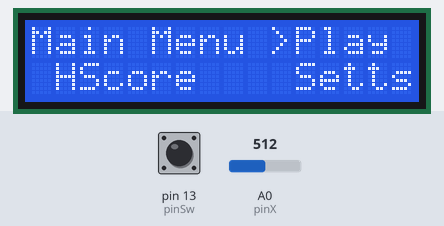
The sketch below on a simulated Arduino Uno, built with avr-gcc and run on an emulated ATmega328P. Shown: 16×2 character LCD. Inputs (shaded band) come from the test bench; at power-on: pin 13 (pinSw) HIGH, A0 (pinX) = 512. What the sketch prints to the serial monitor is not drawn.

Above: at 1.2 s.
1.3 s: pin 13 (pinSw) pulled LOW for 0.15 s
At 1.8 s:
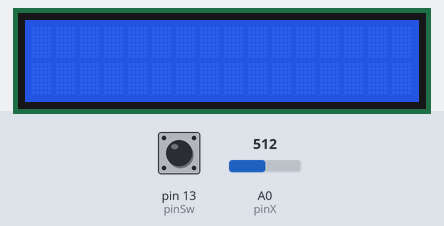
4.4 s: pin 13 (pinSw) pulled LOW for 3.2 s
At 4.8 s:
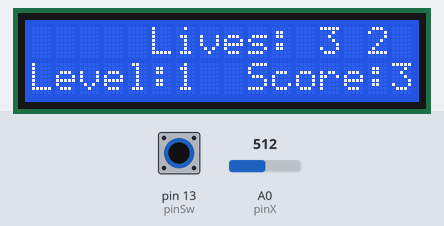
9.1 s: A0 (pinX) set to 585
10.6 s: A0 (pinX) set to 614
At 11.7 s:
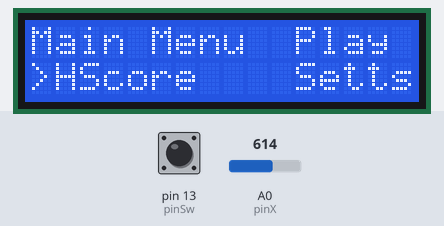
12.1 s: pin 13 (pinSw) pulled LOW for 1 s
At 13.0 s:
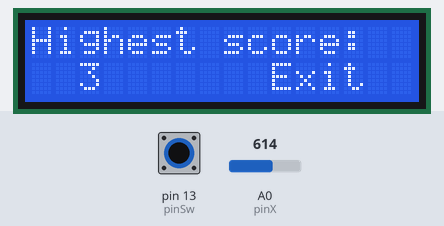
Timing chart, 0 to 15.1 s (numbered marks = the images above; inputs shaded):
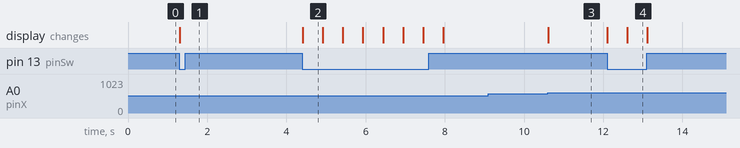

Measured:
- the behaviour switches between 600 and 601 on A0 (pinX) (found by bisection; images 2 and 3)
- after the input at 1.3 s, the display: changes at once (image 1)
- after the input at 9.1 s, every drawn part: stays the same
- after the input at 10.6 s, the display: changes at once (image 3)
- after the input at 12.1 s, the display: first changes at once (image 4 shows a later state)
- what the display in image 2 shows lasts 0.5 s, from 4.4 s to 4.9 s

The sketch:

gameMenu.ino
```cpp
#include <LiquidCrystal.h>

const int rsPin = 12;
const int ePin = 11;
const int d4Pin = 5;
const int d5Pin = 4;
const int d6Pin = 3;
const int d7Pin = 2;

const int pinSw = 13;
const int pinX = A0;
const int pinY = A1;
int switchValue;
int xValue = 0;
int yValue = 0;
int swState = LOW;

bool joyMoved = false;
bool button = false;
int minThreshold = 400;
int maxThreshold = 600;

int arrow  = 0;
struct arrowPosition {
  int x;
  int y;
} pos[3];

int level = 1;
bool settingsExit = false;
bool exitPlay = false;
bool exitScore = false;
bool endGameExit = false;

int score = 0;
int maxScore = 0;

const int endGameTime = 10000;
const int levelUpTime = 5000;
unsigned long prevLevelMillis = 0;
unsigned long prevGameMillis = 0;
unsigned long currentMillis = 0;
unsigned long startTime = 0;

LiquidCrystal lcd(rsPin, ePin, d4Pin, d5Pin, d6Pin, d7Pin);

void initArrowPositions() {
  pos[0].x = 10;
  pos[0].y = 0;

  pos[1].x = 0;
  pos[1].y = 1;

  pos[2].x = 10;
  pos[2].y = 1;
}

void showArrow(int arr) {
  for(int i = 0; i < 3; i++) {
    lcd.setCursor(pos[i].x, pos[i].y);
    lcd.print(" ");
  }
   lcd.setCursor(pos[arr].x, pos[arr].y);
   lcd.print(">");
}

void settings() {
  lcd.clear();
  delay(500);

  while(settingsExit == false){
    lcd.setCursor(0, 0);
    lcd.print("Choose level: ");

    lcd.setCursor(11, 1);
    lcd.print("Exit");

    yValue = analogRead(pinY);
        if(yValue < minThreshold && joyMoved == false) {
          if(level > 1) {
            level--;
          }
          else {
            level = 3;
          }
          joyMoved = true;
          lcd.setCursor(14, 0);
          lcd.print(level);
         }

         if(yValue > maxThreshold && joyMoved == false) {
          if(level < 3) {
            level++;
          }
          else {
            level = 1;
          }
          joyMoved = true;

          lcd.setCursor(14, 0);
          lcd.print(level);

         }
        if(yValue >= minThreshold && yValue <= maxThreshold) {
          joyMoved = false;
        }

  swState = digitalRead(pinSw);
  if(swState == LOW && button == false) {
     button = true;
     settingsExit = true;
  }
  else
    if (swState == LOW) {
      button = false;
    }
  }

  arrow = 0;
  button = false;
  delay(500);
}

void endGame() {
  lcd.clear();
  delay(500);

  while(endGameExit == false) {
    lcd.setCursor(0, 0);
    lcd.print("Congratulations,");

    lcd.setCursor(0, 1);
    lcd.print("you won!    Exit");

    swState = digitalRead(pinSw);
    if(swState == LOW && button == false) {
       button = true;
       endGameExit = true;
       exitPlay = true;
    }
    else
      if (swState == LOW) {
        button = false;
      }
  }

  arrow = 0;
  button = false;
  delay(500);
}

void play() {

  lcd.clear();
  delay(500);

  startTime = millis();
  Serial.println(startTime);

  while(exitPlay == false) {
    lcd.setCursor(5, 0);
    lcd.print("Lives: 3");

    lcd.setCursor(0, 1);
    lcd.print("Level: ");

    lcd.setCursor(6, 1);
    lcd.print(level);

    lcd.setCursor(9, 1);
    lcd.print("Score: ");

    score = level*3;
    lcd.setCursor(15, 1);
    lcd.print(score);

    swState = digitalRead(pinSw);
    if(swState == LOW && button == false) {
       button = true;
       exitPlay = true;
    }
    else
      if (swState == LOW) {
        button = false;
      }

    currentMillis = millis() - startTime;
    lcd.setCursor(14, 0);
    lcd.print(currentMillis/1000);

    if((currentMillis - prevLevelMillis >= levelUpTime)) {
      prevLevelMillis = currentMillis;
      if (level < 3) {
        level++;
      }
      delay(50);
    }

    if((currentMillis - prevGameMillis >= endGameTime) && level == 3) {
      prevGameMillis = currentMillis;
      lcd.setCursor(6, 1);
      lcd.print(level);

      lcd.setCursor(15, 1); // if these lines were missing, the last level wouldn't be desplayed
      score = level*3;
      lcd.print(score);

      delay(500);
      endGame();
    }
  }

   arrow = 0;
   button = false;
   delay(500);
}

void highScore() {
  lcd.clear();
  delay(500);

  while(exitScore == false) {
    lcd.setCursor(0, 0);
    lcd.print("Highest score: ");

    maxScore = (score > maxScore) ? score : maxScore;
    lcd.setCursor(2, 1);
    lcd.print(maxScore);

    lcd.setCursor(10, 1);
    lcd.print("Exit");

    swState = digitalRead(pinSw);
    if(swState == LOW && button == false) {
       button = true;
       exitScore = true;

    }
    else
      if (swState == LOW) {
        button = false;
      }
    }

    arrow = 0;
    button = false;
    delay(500);
}

void setup() {
  // set up the LCD's number of columns and rows
 lcd.begin(16, 2);

 pinMode(pinSw, INPUT_PULLUP);

 // initialize arrow positions
 initArrowPositions();

 Serial.begin(9600);
}

void loop() {
  lcd.setCursor(0, 0);
  lcd.print("Main Menu ");

  lcd.setCursor(11, 0);
  lcd.print("Play ");

  lcd.setCursor(1, 1);
  lcd.print("HScore   ");

  lcd.setCursor(11, 1);
  lcd.print("Setts");

  xValue = analogRead(pinX);
  if(xValue < minThreshold && joyMoved == false) {
    if(arrow > 0) {
      arrow--;
    }
    else {
      arrow = 2;
    }
    joyMoved = true;
  }

  if (xValue > maxThreshold && joyMoved == false) {
      if (arrow < 2) {
       arrow++;
      }
      else {
        arrow = 0;
       }

      joyMoved = true;
    }

     if(xValue >= minThreshold && xValue <= maxThreshold) {
      joyMoved = false;
     }

  showArrow(arrow);

  swState = digitalRead(pinSw);
  if(swState == LOW && button ==false)
     button = true;
  else
    if (swState == LOW) {
      button = false;
    }

  settingsExit = false;
  exitPlay = false;
  exitScore = false;
  endGameExit = false;

  if(button == true) {
    if (arrow == 0) {
      play();
    }
    else
      if (arrow == 1) {
        highScore();
      }
      else
        if(arrow == 2) {
          settings();
        }

  }

}
```
